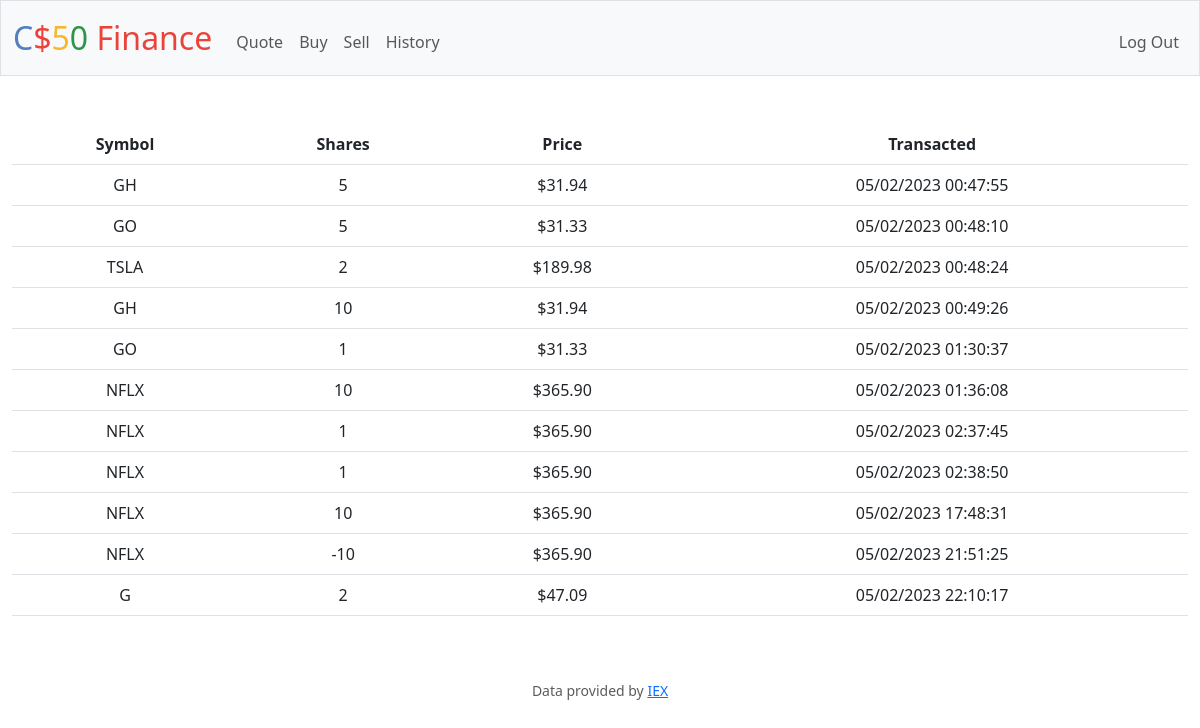
The app's page /history (signed in) with its own data.
### tables this page shows
CREATE TABLE bought (id INTEGER PRIMARY KEY NOT NULL, user_id INTEGER NOT NULL, symbol TEXT NOT NULL, name TEXT NOT NULL, shares INTEGER NOT NULL, price NUMERIC NOT NULL, total NUMERIC NOT NULL, transacted TEXT NOT NULL);

### app.py (the view)
@app.route("/history")
@login_required
def history():
    id = session["user_id"]
    histories = db.execute("SELECT symbol, shares, price, transacted FROM bought WHERE user_id = ?", id)
    return render_template("history.html", histories=histories)

### app.py (called while the page is built)
@app.after_request
def after_request(response):
    response.headers["Cache-Control"] = "no-cache, no-store, must-revalidate"
    response.headers["Expires"] = 0
    response.headers["Pragma"] = "no-cache"
    return response

### helpers.py (called while the page is built)
def login_required(f):
    @wraps(f)
    def decorated_function(*args, **kwargs):
        if session.get("user_id") is None:
            return redirect("/login")
        return f(*args, **kwargs)
    return decorated_function

def usd(value):
    return f"${value:,.2f}"

### templates/history.html (shortened to what this page needs)
{% extends "layout.html" %}
{% block main %}
    <div>
        <table class="table">
            <thead>
                <tr>
                    <th>Symbol</th>
                    <th>Shares</th>
                    <th>Price</th>
                    <th>Transacted</th>
                </tr>
            </thead>
            <tbody>
                {% block body %}
                    {% for history in histories %}
                        <tr>
                            <td>{{history["symbol"]}}</td>
                            <td>{{history["shares"]}}</td>
                            <td>{{history["price"] | usd}}</td>
                            <td>{{history["transacted"]}}</td>
                        </tr>
                    {% endfor %}
                {% endblock %}
            </tbody>
        </table>
    </div>
{% endblock %}

### records on screen
bought: symbol "GH", shares "5", price "$31.94", transacted "05/02/2023 00:47:55"
bought: symbol "GO", shares "5", price "$31.33", transacted "05/02/2023 00:48:10"
bought: symbol "TSLA", shares "2", price "$189.98", transacted "05/02/2023 00:48:24"
bought: symbol "GH", shares "10", price "$31.94", transacted "05/02/2023 00:49:26"
bought: symbol "GO", shares "1", price "$31.33", transacted "05/02/2023 01:30:37"
bought: symbol "NFLX", shares "10", price "$365.90", transacted "05/02/2023 01:36:08"
bought: symbol "NFLX", shares "1", price "$365.90", transacted "05/02/2023 02:37:45"
bought: symbol "NFLX", shares "1", price "$365.90", transacted "05/02/2023 02:38:50"
bought: symbol "NFLX", shares "10", price "$365.90", transacted "05/02/2023 17:48:31"
bought: symbol "NFLX", shares "-10", price "$365.90", transacted "05/02/2023 21:51:25"
bought: symbol "G", shares "2", price "$47.09", transacted "05/02/2023 22:10:17"
